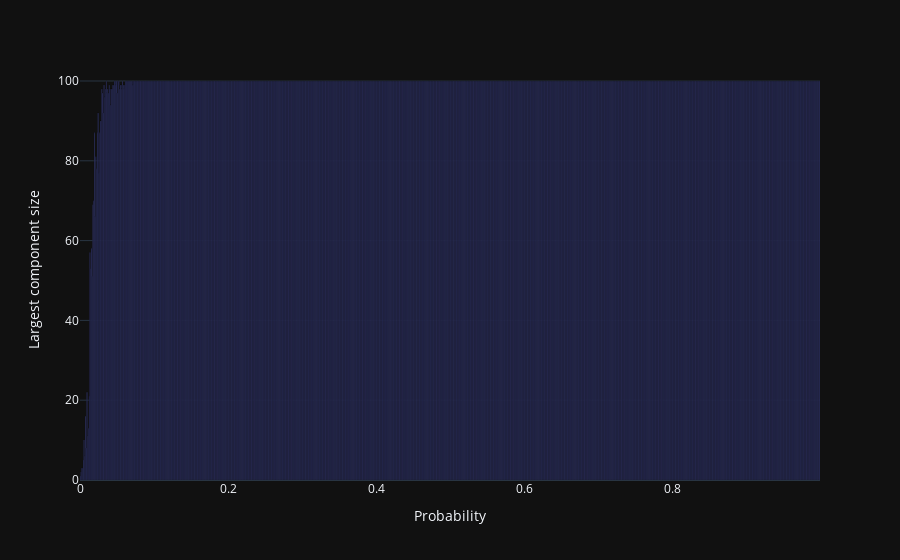
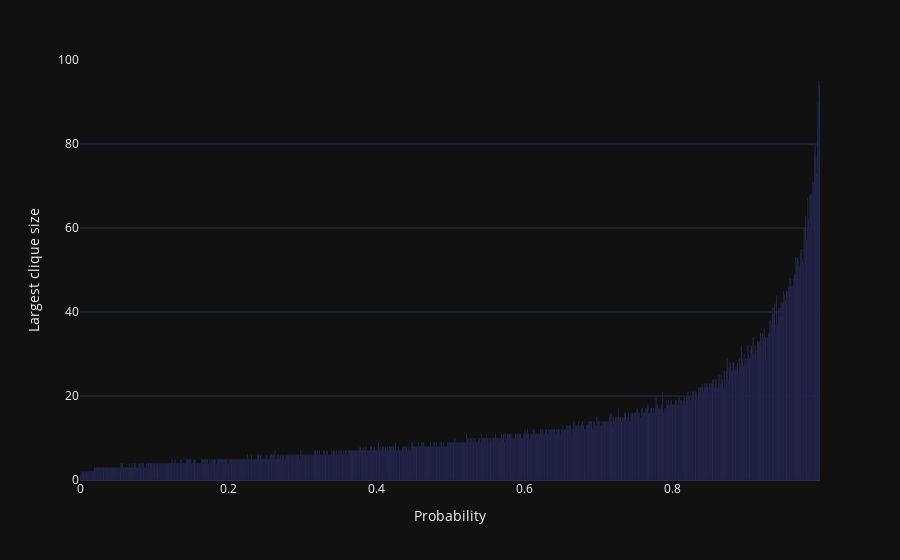

Here is the notebook cell these charts were saved with, in order:
### Markdown cell above
On trace donc successivement 1000 graphes de 100 noeuds chacun en incrémentant la probabilité de lien entre les noeuds de 0,001 à chaque itération.

### Code cell
probabilities = []
largest_components = []
largest_cliques = []

for p in tqdm(np.arange(0, 1, 0.001)):
    G = nx.gnp_random_graph(100, p)
    probabilities.append(p)
    largest_components.append(getSizeLargestComponent(G))
    largest_cliques.append(getSizeLargestClique(G))

df = pd.DataFrame(zip(probabilities,largest_components,largest_cliques), columns=['Probability', 'Largest component size', 'Largest clique size'])
fig = px.bar(df, x='Probability', y='Largest component size')
fig.show()
fig = px.bar(df, x='Probability', y='Largest clique size')
fig.show()

### Figure 1 — Plotly figure (JSON) as saved in the notebook; plotly's stock layout.template omitted (floating-point values rounded to 4 significant figures; data arrays with more than 128 entries replaced by an {"elided": "..."} marker saying what was removed)
{"data": [{"alignmentgroup": "True", "hovertemplate": "Probability=%{x}<br>Largest component size=%{y}<extra></extra>", "legendgroup": "", "marker": {"color": "#636efa", "pattern": {"shape": ""}}, "name": "", "offsetgroup": "", "orientation": "v", "showlegend": false, "textposition": "auto", "x": {"elided": "1000 float values"}, "xaxis": "x", "y": {"elided": "1000 int values"}, "yaxis": "y", "type": "bar"}], "layout": {"xaxis": {"anchor": "y", "domain": [0.0, 1.0], "title": {"text": "Probability"}}, "yaxis": {"anchor": "x", "domain": [0.0, 1.0], "title": {"text": "Largest component size"}}, "legend": {"tracegroupgap": 0}, "margin": {"t": 60}, "barmode": "relative"}}

### Figure 2 — Plotly figure (JSON) as saved in the notebook; plotly's stock layout.template omitted (floating-point values rounded to 4 significant figures; data arrays with more than 128 entries replaced by an {"elided": "..."} marker saying what was removed)
{"data": [{"alignmentgroup": "True", "hovertemplate": "Probability=%{x}<br>Largest clique size=%{y}<extra></extra>", "legendgroup": "", "marker": {"color": "#636efa", "pattern": {"shape": ""}}, "name": "", "offsetgroup": "", "orientation": "v", "showlegend": false, "textposition": "auto", "x": {"elided": "1000 float values"}, "xaxis": "x", "y": {"elided": "1000 int values"}, "yaxis": "y", "type": "bar"}], "layout": {"xaxis": {"anchor": "y", "domain": [0.0, 1.0], "title": {"text": "Probability"}}, "yaxis": {"anchor": "x", "domain": [0.0, 1.0], "title": {"text": "Largest clique size"}}, "legend": {"tracegroupgap": 0}, "margin": {"t": 60}, "barmode": "relative"}}
